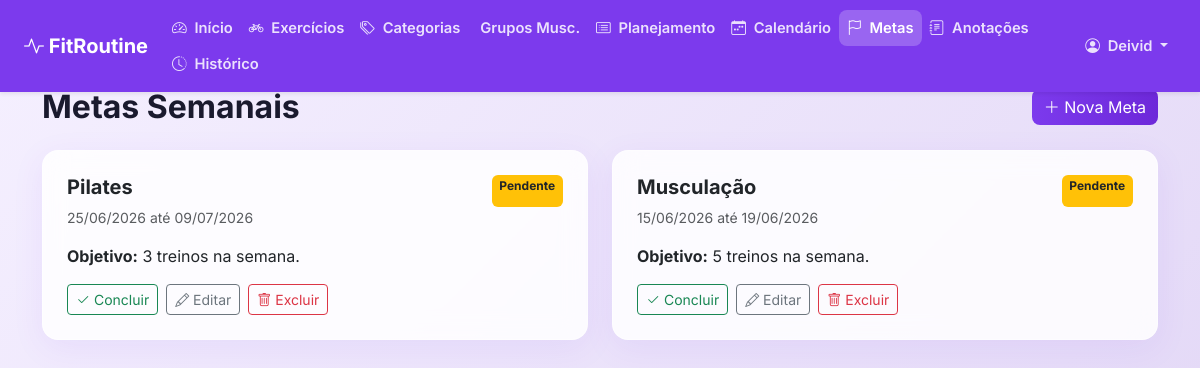
Screenshot of /metas/ (signed in) with the database file from the repository.
### core/models.py (models this page shows, shortened)
class MetaSemanal(models.Model):
    usuario = models.ForeignKey(User, on_delete=models.CASCADE)
    descricao = models.CharField(max_length=300)
    quantidade_treinos = models.PositiveIntegerField()
    data_inicio = models.DateField()
    data_fim = models.DateField()
    concluida = models.BooleanField(default=False)
    criado_em = models.DateTimeField(auto_now_add=True)

### core/views.py (the view)
# urls.py: path('metas/', views.metas_list, name='metas'),
@login_required
def metas_list(request):
    metas = MetaSemanal.objects.filter(usuario=request.user).order_by('-data_inicio')
    return render(request, 'core/metas.html', {'metas': metas})

### core/templates/core/metas.html (shortened to what this page needs)
{% extends 'core/base.html' %}
{% block content %}
<div class="d-flex justify-content-between align-items-center mb-4">
    <h2 class="fw-bold mb-0">Metas Semanais</h2>
    <a href="{% url 'meta_create' %}" class="btn btn-primary"><i class="bi bi-plus-lg"></i> Nova Meta</a>
</div>
<div class="row g-4">
    {% for meta in metas %}
    <div class="col-md-6">
        <div class="card p-4 h-100 {% if meta.concluida %}border-success{% endif %}">
            <div class="d-flex justify-content-between">
                <h5 class="fw-bold">{{ meta.descricao }}</h5>
                {% if meta.concluida %}
                    <span class="badge bg-success">Concluída</span>
                {% else %}
                    <span class="badge bg-warning text-dark">Pendente</span>
                {% endif %}
            </div>
            <p class="text-muted small mb-3">{{ meta.data_inicio|date:"d/m/Y" }} até {{ meta.data_fim|date:"d/m/Y" }}</p>
            <p class="mb-3"><strong>Objetivo:</strong> {{ meta.quantidade_treinos }} treinos na semana.</p>
            <div class="d-flex gap-2 mt-auto">
                <form action="{% url 'meta_concluir' meta.pk %}" method="post">
                    {% if meta.concluida %}
                        <button type="submit" class="btn btn-outline-warning btn-sm"><i class="bi bi-arrow-counterclockwise"></i> Reabrir</button>
                    {% else %}
                        <button type="submit" class="btn btn-outline-success btn-sm"><i class="bi bi-check2"></i> Concluir</button>
                    {% endif %}
                </form>
                <a href="{% url 'meta_update' meta.pk %}" class="btn btn-outline-secondary btn-sm"><i class="bi bi-pencil"></i> Editar</a>
                <a href="{% url 'meta_delete' meta.pk %}" class="btn btn-outline-danger btn-sm"><i class="bi bi-trash"></i> Excluir</a>
            </div>
        </div>
    </div>
    {% empty %}
    <div class="col-12 text-center py-5">
        <p class="text-muted">Nenhuma meta definida ainda.</p>
    </div>
    {% endfor %}
</div>
{% endblock %}

### core/templates/core/base.html (shortened to what this page needs)
<!DOCTYPE html>
<html lang="pt-BR">
<head>
    <link href="https://cdn.jsdelivr.net/npm/bootstrap@5.3.0/dist/css/bootstrap.min.css" rel="stylesheet">
    <link rel="stylesheet" href="https://cdn.jsdelivr.net/npm/bootstrap-icons@1.10.5/font/bootstrap-icons.css">
    {% load static %}
    <link rel="stylesheet" href="{% static 'css/style.css' %}">
</head>
<body>
<nav class="navbar navbar-expand-lg navbar-dark shadow-sm fixed-top" id="mainNavbar">
  <div class="container-fluid px-3 px-lg-4">
    <a class="navbar-brand fw-bold" href="{% url 'home' %}">
        <i class="bi bi-activity"></i> FitRoutine
    </a>
    <div class="collapse navbar-collapse" id="navbarNav">
      {% if user.is_authenticated %}
      <ul class="navbar-nav flex-wrap">
        <li class="nav-item">
          <a class="nav-link {% if request.resolver_match.url_name == 'dashboard' %}active{% endif %}" href="{% url 'dashboard' %}">
            <i class="bi bi-speedometer2"></i> Início
          </a>
        </li>
        <li class="nav-item">
          <a class="nav-link {% if request.resolver_match.url_name == 'exercicios' %}active{% endif %}" href="{% url 'exercicios' %}">
            <i class="bi bi-bicycle"></i> Exercícios
          </a>
        </li>
        <li class="nav-item">
          <a class="nav-link {% if request.resolver_match.url_name == 'categorias' %}active{% endif %}" href="{% url 'categorias' %}">
            <i class="bi bi-tags"></i> Categorias
          </a>
        </li>
        <li class="nav-item">
          <a class="nav-link {% if request.resolver_match.url_name == 'grupos' %}active{% endif %}" href="{% url 'grupos' %}">
             Grupos Musc.
          </a>
        </li>
        <li class="nav-item">
          <a class="nav-link {% if request.resolver_match.url_name == 'planejamentos' or request.resolver_match.url_name == 'planejamento_detail' %}active{% endif %}" href="{% url 'planejamentos' %}">
            <i class="bi bi-card-list"></i> Planejamento
          </a>
        </li>
        <li class="nav-item">
          <a class="nav-link {% if request.resolver_match.url_name == 'calendario' %}active{% endif %}" href="{% url 'calendario' %}">
            <i class="bi bi-calendar-week"></i> Calendário
          </a>
        </li>
        <li class="nav-item">
          <a class="nav-link {% if request.resolver_match.url_name == 'metas' %}active{% endif %}" href="{% url 'metas' %}">
            <i class="bi bi-flag"></i> Metas
          </a>
        </li>
        <li class="nav-item">
          <a class="nav-link {% if request.resolver_match.url_name == 'anotacoes' %}active{% endif %}" href="{% url 'anotacoes' %}">
            <i class="bi bi-journal-text"></i> Anotações
          </a>
        </li>
        <li class="nav-item">
          <a class="nav-link {% if request.resolver_match.url_name == 'historico' %}active{% endif %}" href="{% url 'historico' %}">
            <i class="bi bi-clock-history"></i> Histórico
          </a>
        </li>
      </ul>
      <ul class="navbar-nav ms-auto flex-wrap align-items-lg-center">
        <li class="nav-item dropdown">
            <a class="nav-link dropdown-toggle" href="#" id="navbarUser" role="button" data-bs-toggle="dropdown" aria-expanded="false">
                <i class="bi bi-person-circle"></i> {{ user.first_name|default:user.username }}
            </a>
        </li>
      </ul>
      {% endif %}
    </div>
  </div>
</nav>
<div class="container pb-5" id="mainContent">
    {% block content %}
    {% endblock %}
</div>
</body>
</html>

### static/css/style.css (style rules this page uses)
:root { --primary: #7C3AED; --primary-hover: #6D28D9; --secondary: #C084FC; --accent: #EC4899; --bg-main: #FFFFFF; --bg-subtle: #F5F0FF; --text-main: #1A1A2E; --text-sec: #6B7280; --success: #10B981; --pending: #F59E0B; }
body { font-family: 'Inter', sans-serif; background: linear-gradient(135deg, var(--bg-subtle) 0%, #E0D4F5 100%); color: var(--text-main); min-height: 100vh; }
.navbar { background-color: var(--primary) !important; padding-top: 0.6rem; padding-bottom: 0.6rem; }
.navbar-brand, .nav-link { color: rgba(255, 255, 255, 0.85) !important; }
.navbar-brand { color: #FFFFFF !important; }
.navbar .nav-link { font-size: 0.92rem; font-weight: 600; padding: 0.45rem 0.65rem; border-radius: 8px; white-space: nowrap; }
.navbar .nav-link.active { color: #FFFFFF !important; background-color: rgba(255, 255, 255, 0.22); }
.navbar .nav-link i { margin-right: 0.25rem; }
#mainContent { padding-top: 5.5rem; }
.btn-primary { background: linear-gradient(90deg, var(--primary) 0%, var(--primary-hover) 100%); border: none; border-radius: 8px; color: white; transition: all 0.3s ease; }
.card { border: 1px solid rgba(255, 255, 255, 0.4); border-radius: 16px; background: rgba(255, 255, 255, 0.85); backdrop-filter: blur(12px); -webkit-backdrop-filter: blur(12px); box-shadow: 0 8px 32px rgba(124, 58, 237, 0.08); transition: all 0.3s cubic-bezier(0.25, 0.8, 0.25, 1); animation: fadeIn 0.6s ease-out; }

### rows the page displays
MetaSemanal: descricao "Pilates", concluida "Pendente", data_inicio "25/06/2026", data_fim "09/07/2026", quantidade_treinos "3"
MetaSemanal: descricao "Musculação", concluida "Pendente", data_inicio "15/06/2026", data_fim "19/06/2026", quantidade_treinos "5"

### other values shown
{{ user.first_name|default:user.username }} "Deivid"
